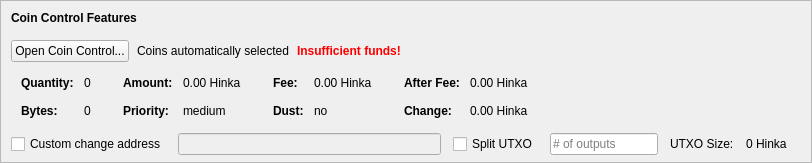
    <widget class="QFrame" name="frameCoinControl">
     <property name="sizePolicy">
      <sizepolicy hsizetype="Expanding" vsizetype="Expanding">
       <horstretch>0</horstretch>
       <verstretch>0</verstretch>
      </sizepolicy>
     </property>
     <property name="maximumSize">
      <size>
       <width>16777215</width>
       <height>16777215</height>
      </size>
     </property>
     <property name="frameShape">
      <enum>QFrame::StyledPanel</enum>
     </property>
     <property name="frameShadow">
      <enum>QFrame::Sunken</enum>
     </property>
     <layout class="QVBoxLayout" name="verticalLayoutCoinControl2">
      <property name="spacing">
       <number>0</number>
      </property>
      <property name="leftMargin">
       <number>0</number>
      </property>
      <property name="topMargin">
       <number>0</number>
      </property>
      <property name="rightMargin">
       <number>0</number>
      </property>
      <property name="bottomMargin">
       <number>6</number>
      </property>
      <item>
       <layout class="QVBoxLayout" name="verticalLayoutCoinControl" stretch="0,0,0,0,1">
        <property name="spacing">
         <number>0</number>
        </property>
        <property name="leftMargin">
         <number>10</number>
        </property>
        <property name="topMargin">
         <number>10</number>
        </property>
        <item>
         <layout class="QHBoxLayout" name="horizontalLayoutCoinControl1">
          <property name="bottomMargin">
           <number>15</number>
          </property>
          <item>
           <widget class="QLabel" name="labelCoinControlFeatures">
            <property name="sizePolicy">
             <sizepolicy hsizetype="Preferred" vsizetype="Maximum">
              <horstretch>0</horstretch>
              <verstretch>0</verstretch>
             </sizepolicy>
            </property>
            <property name="font">
             <font>
              <weight>75</weight>
              <bold>true</bold>
             </font>
            </property>
            <property name="styleSheet">
             <string notr="true">font-weight:bold;</string>
            </property>
            <property name="text">
             <string>Coin Control Features</string>
            </property>
           </widget>
          </item>
         </layout>
        </item>
        <item>
         <layout class="QHBoxLayout" name="horizontalLayoutCoinControl2" stretch="0,0,0,0">
          <property name="spacing">
           <number>8</number>
          </property>
          <property name="bottomMargin">
           <number>10</number>
          </property>
          <item>
           <widget class="QPushButton" name="pushButtonCoinControl">
            <property name="styleSheet">
             <string notr="true"/>
            </property>
            <property name="text">
             <string>Open Coin Control...</string>
            </property>
            <property name="autoDefault">
             <bool>false</bool>
            </property>
           </widget>
          </item>
          <item>
           <widget class="QLabel" name="labelCoinControlAutomaticallySelected">
            <property name="text">
             <string>Coins automatically selected</string>
            </property>
            <property name="margin">
             <number>5</number>
            </property>
           </widget>
          </item>
          <item>
           <widget class="QLabel" name="labelCoinControlInsuffFunds">
            <property name="font">
             <font>
              <weight>75</weight>
              <bold>true</bold>
             </font>
            </property>
            <property name="styleSheet">
             <string notr="true">color:red;font-weight:bold;</string>
            </property>
            <property name="text">
             <string>Insufficient funds!</string>
            </property>
            <property name="margin">
             <number>5</number>
            </property>
           </widget>
          </item>
          <item>
           <spacer name="horizontalSpacerCoinControl">
            <property name="orientation">
             <enum>Qt::Horizontal</enum>
            </property>
            <property name="sizeHint" stdset="0">
             <size>
              <width>40</width>
              <height>1</height>
             </size>
            </property>
           </spacer>
          </item>
         </layout>
        </item>
        <item>
         <widget class="QWidget" name="widgetCoinControl" native="true">
          <property name="sizePolicy">
           <sizepolicy hsizetype="Preferred" vsizetype="Preferred">
            <horstretch>0</horstretch>
            <verstretch>0</verstretch>
           </sizepolicy>
          </property>
          <property name="minimumSize">
           <size>
            <width>0</width>
            <height>0</height>
           </size>
          </property>
          <property name="styleSheet">
           <string notr="true"/>
          </property>
          <layout class="QHBoxLayout" name="horizontalLayoutCoinControl5">
           <property name="leftMargin">
            <number>0</number>
           </property>
           <property name="topMargin">
            <number>0</number>
           </property>
           <property name="rightMargin">
            <number>0</number>
           </property>
           <property name="bottomMargin">
            <number>0</number>
           </property>
           <item>
            <layout class="QHBoxLayout" name="horizontalLayoutCoinControl3" stretch="0,0,0,1">
             <property name="spacing">
              <number>20</number>
             </property>
             <property name="topMargin">
              <number>0</number>
             </property>
             <property name="bottomMargin">
              <number>10</number>
             </property>
             <item>
              <layout class="QFormLayout" name="formLayoutCoinControl1">
               <property name="horizontalSpacing">
                <number>10</number>
               </property>
               <property name="verticalSpacing">
                <number>14</number>
               </property>
               <property name="leftMargin">
                <number>10</number>
               </property>
               <property name="topMargin">
                <number>4</number>
               </property>
               <property name="rightMargin">
                <number>6</number>
               </property>
               <item row="0" column="0">
                <widget class="QLabel" name="labelCoinControlQuantityText">
                 <property name="font">
                  <font>
                   <weight>75</weight>
                   <bold>true</bold>
                  </font>
                 </property>
                 <property name="text">
                  <string>Quantity:</string>
                 </property>
                 <property name="margin">
                  <number>0</number>
                 </property>
                </widget>
               </item>
               <item row="0" column="1">
                <widget class="QLabel" name="labelCoinControlQuantity">
                 <property name="cursor">
                  <cursorShape>IBeamCursor</cursorShape>
                 </property>
                 <property name="contextMenuPolicy">
                  <enum>Qt::ActionsContextMenu</enum>
                 </property>
                 <property name="text">
                  <string notr="true">0</string>
                 </property>
                 <property name="margin">
                  <number>0</number>
                 </property>
                 <property name="textInteractionFlags">
                  <set>Qt::LinksAccessibleByMouse|Qt::TextSelectableByKeyboard|Qt::TextSelectableByMouse</set>
                 </property>
                </widget>
               </item>
               <item row="1" column="0">
                <widget class="QLabel" name="labelCoinControlBytesText">
                 <property name="font">
                  <font>
                   <weight>75</weight>
                   <bold>true</bold>
                  </font>
                 </property>
                 <property name="text">
                  <string>Bytes:</string>
                 </property>
                </widget>
               </item>
               <item row="1" column="1">
                <widget class="QLabel" name="labelCoinControlBytes">
                 <property name="cursor">
                  <cursorShape>IBeamCursor</cursorShape>
                 </property>
                 <property name="contextMenuPolicy">
                  <enum>Qt::ActionsContextMenu</enum>
                 </property>
                 <property name="text">
                  <string notr="true">0</string>
                 </property>
                 <property name="textInteractionFlags">
                  <set>Qt::LinksAccessibleByMouse|Qt::TextSelectableByKeyboard|Qt::TextSelectableByMouse</set>
                 </property>
                </widget>
               </item>
              </layout>
             </item>
             <item>
              <layout class="QFormLayout" name="formLayoutCoinControl2">
               <property name="horizontalSpacing">
                <number>10</number>
               </property>
               <property name="verticalSpacing">
                <number>14</number>
               </property>
               <property name="leftMargin">
                <number>6</number>
               </property>
               <property name="topMargin">
                <number>4</number>
               </property>
               <property name="rightMargin">
                <number>6</number>
               </property>
               <item row="0" column="0">
                <widget class="QLabel" name="labelCoinControlAmountText">
                 <property name="font">
                  <font>
                   <weight>75</weight>
                   <bold>true</bold>
                  </font>
                 </property>
                 <property name="text">
                  <string>Amount:</string>
                 </property>
                 <property name="margin">
                  <number>0</number>
                 </property>
                </widget>
               </item>
               <item row="0" column="1">
                <widget class="QLabel" name="labelCoinControlAmount">
                 <property name="cursor">
                  <cursorShape>IBeamCursor</cursorShape>
                 </property>
                 <property name="contextMenuPolicy">
                  <enum>Qt::ActionsContextMenu</enum>
                 </property>
                 <property name="text">
                  <string notr="true">0.00 Hinka</string>
                 </property>
                 <property name="textInteractionFlags">
                  <set>Qt::LinksAccessibleByMouse|Qt::TextSelectableByKeyboard|Qt::TextSelectableByMouse</set>
                 </property>
                </widget>
               </item>
               <item row="1" column="0">
                <widget class="QLabel" name="labelCoinControlPriorityText">
                 <property name="font">
                  <font>
                   <weight>75</weight>
                   <bold>true</bold>
                  </font>
                 </property>
                 <property name="text">
                  <string>Priority:</string>
                 </property>
                </widget>
               </item>
               <item row="1" column="1">
                <widget class="QLabel" name="labelCoinControlPriority">
                 <property name="cursor">
                  <cursorShape>IBeamCursor</cursorShape>
                 </property>
                 <property name="contextMenuPolicy">
                  <enum>Qt::ActionsContextMenu</enum>
                 </property>
                 <property name="text">
                  <string>medium</string>
                 </property>
                 <property name="textInteractionFlags">
                  <set>Qt::LinksAccessibleByMouse|Qt::TextSelectableByKeyboard|Qt::TextSelectableByMouse</set>
                 </property>
                </widget>
               </item>
              </layout>
             </item>
             <item>
              <layout class="QFormLayout" name="formLayoutCoinControl3">
               <property name="horizontalSpacing">
                <number>10</number>
               </property>
               <property name="verticalSpacing">
                <number>14</number>
               </property>
               <property name="leftMargin">
                <number>6</number>
               </property>
               <property name="topMargin">
                <number>4</number>
               </property>
               <property name="rightMargin">
                <number>6</number>
               </property>
               <item row="0" column="0">
                <widget class="QLabel" name="labelCoinControlFeeText">
                 <property name="font">
                  <font>
                   <weight>75</weight>
                   <bold>true</bold>
                  </font>
                 </property>
                 <property name="text">
                  <string>Fee:</string>
                 </property>
                 <property name="margin">
                  <number>0</number>
                 </property>
                </widget>
               </item>
               <item row="0" column="1">
                <widget class="QLabel" name="labelCoinControlFee">
                 <property name="cursor">
                  <cursorShape>IBeamCursor</cursorShape>
                 </property>
                 <property name="contextMenuPolicy">
                  <enum>Qt::ActionsContextMenu</enum>
                 </property>
                 <property name="text">
                  <string notr="true">0.00 Hinka</string>
                 </property>
                 <property name="textInteractionFlags">
                  <set>Qt::LinksAccessibleByMouse|Qt::TextSelectableByKeyboard|Qt::TextSelectableByMouse</set>
                 </property>
                </widget>
               </item>
               <item row="1" column="0">
                <widget class="QLabel" name="labelCoinControlLowOutputText">
                 <property name="font">
                  <font>
                   <weight>75</weight>
                   <bold>true</bold>
                  </font>
                 </property>
                 <property name="text">
                  <string>Dust:</string>
                 </property>
                </widget>
               </item>
               <item row="1" column="1">
                <widget class="QLabel" name="labelCoinControlLowOutput">
                 <property name="cursor">
                  <cursorShape>IBeamCursor</cursorShape>
                 </property>
                 <property name="contextMenuPolicy">
                  <enum>Qt::ActionsContextMenu</enum>
                 </property>
                 <property name="text">
                  <string>no</string>
                 </property>
                 <property name="textInteractionFlags">
                  <set>Qt::LinksAccessibleByMouse|Qt::TextSelectableByKeyboard|Qt::TextSelectableByMouse</set>
                 </property>
                </widget>
               </item>
              </layout>
             </item>
             <item>
              <layout class="QFormLayout" name="formLayoutCoinControl4">
               <property name="horizontalSpacing">
                <number>10</number>
               </property>
               <property name="verticalSpacing">
                <number>14</number>
               </property>
               <property name="leftMargin">
                <number>6</number>
               </property>
               <property name="topMargin">
                <number>4</number>
               </property>
               <property name="rightMargin">
                <number>6</number>
               </property>
               <item row="0" column="0">
                <widget class="QLabel" name="labelCoinControlAfterFeeText">
                 <property name="font">
                  <font>
                   <weight>75</weight>
                   <bold>true</bold>
                  </font>
                 </property>
                 <property name="text">
                  <string>After Fee:</string>
                 </property>
                 <property name="margin">
                  <number>0</number>
                 </property>
                </widget>
               </item>
               <item row="0" column="1">
                <widget class="QLabel" name="labelCoinControlAfterFee">
                 <property name="cursor">
                  <cursorShape>IBeamCursor</cursorShape>
                 </property>
                 <property name="contextMenuPolicy">
                  <enum>Qt::ActionsContextMenu</enum>
                 </property>
                 <property name="text">
                  <string notr="true">0.00 Hinka</string>
                 </property>
                 <property name="textInteractionFlags">
                  <set>Qt::LinksAccessibleByMouse|Qt::TextSelectableByKeyboard|Qt::TextSelectableByMouse</set>
                 </property>
                </widget>
               </item>
               <item row="1" column="0">
                <widget class="QLabel" name="labelCoinControlChangeText">
                 <property name="font">
                  <font>
                   <weight>75</weight>
                   <bold>true</bold>
                  </font>
                 </property>
                 <property name="text">
                  <string>Change:</string>
                 </property>
                </widget>
               </item>
               <item row="1" column="1">
                <widget class="QLabel" name="labelCoinControlChange">
                 <property name="cursor">
                  <cursorShape>IBeamCursor</cursorShape>
                 </property>
                 <property name="contextMenuPolicy">
                  <enum>Qt::ActionsContextMenu</enum>
                 </property>
                 <property name="text">
                  <string notr="true">0.00 Hinka</string>
                 </property>
                 <property name="textInteractionFlags">
                  <set>Qt::LinksAccessibleByMouse|Qt::TextSelectableByKeyboard|Qt::TextSelectableByMouse</set>
                 </property>
                </widget>
               </item>
              </layout>
             </item>
            </layout>
           </item>
          </layout>
         </widget>
        </item>
        <item>
         <layout class="QHBoxLayout" name="horizontalLayoutCoinControl4" stretch="0,0,0,0,0,0,0">
          <property name="spacing">
           <number>12</number>
          </property>
          <property name="sizeConstraint">
           <enum>QLayout::SetDefaultConstraint</enum>
          </property>
          <property name="topMargin">
           <number>5</number>
          </property>
          <property name="rightMargin">
           <number>5</number>
          </property>
          <item>
           <widget class="QCheckBox" name="checkBoxCoinControlChange">
            <property name="toolTip">
             <string>If this is activated, but the change address is empty or invalid, change will be sent to a newly generated address.</string>
            </property>
            <property name="text">
             <string>Custom change address</string>
            </property>
           </widget>
          </item>
          <item>
           <widget class="QValidatedLineEdit" name="lineEditCoinControlChange">
            <property name="enabled">
             <bool>false</bool>
            </property>
            <property name="sizePolicy">
             <sizepolicy hsizetype="Expanding" vsizetype="Fixed">
              <horstretch>0</horstretch>
              <verstretch>0</verstretch>
             </sizepolicy>
            </property>
           </widget>
          </item>
          <item>
           <widget class="QCheckBox" name="splitBlockCheckBox">
            <property name="text">
             <string>Split UTXO</string>
            </property>
           </widget>
          </item>
          <item>
           <widget class="QLineEdit" name="splitBlockLineEdit">
            <property name="sizePolicy">
             <sizepolicy hsizetype="Fixed" vsizetype="Fixed">
              <horstretch>50</horstretch>
              <verstretch>0</verstretch>
             </sizepolicy>
            </property>
            <property name="placeholderText">
             <string># of outputs</string>
            </property>
           </widget>
          </item>
          <item>
           <widget class="QLabel" name="labelBlockSizeText">
            <property name="text">
             <string>UTXO Size:</string>
            </property>
           </widget>
          </item>
          <item>
           <widget class="QLabel" name="labelBlockSize">
            <property name="text">
             <string>0 Hinka</string>
            </property>
           </widget>
          </item>
          <item>
           <widget class="QLabel" name="labelCoinControlChangeLabel">
            <property name="sizePolicy">
             <sizepolicy hsizetype="Preferred" vsizetype="Expanding">
              <horstretch>0</horstretch>
              <verstretch>0</verstretch>
             </sizepolicy>
            </property>
            <property name="minimumSize">
             <size>
              <width>0</width>
              <height>0</height>
             </size>
            </property>
            <property name="text">
             <string/>
            </property>
            <property name="margin">
             <number>3</number>
            </property>
           </widget>
          </item>
         </layout>
        </item>
        <item>
         <spacer name="verticalSpacerCoinControl">
          <property name="orientation">
           <enum>Qt::Vertical</enum>
          </property>
          <property name="sizeHint" stdset="0">
           <size>
            <width>800</width>
            <height>1</height>
           </size>
          </property>
         </spacer>
        </item>
       </layout>
      </item>
     </layout>
    </widget>
